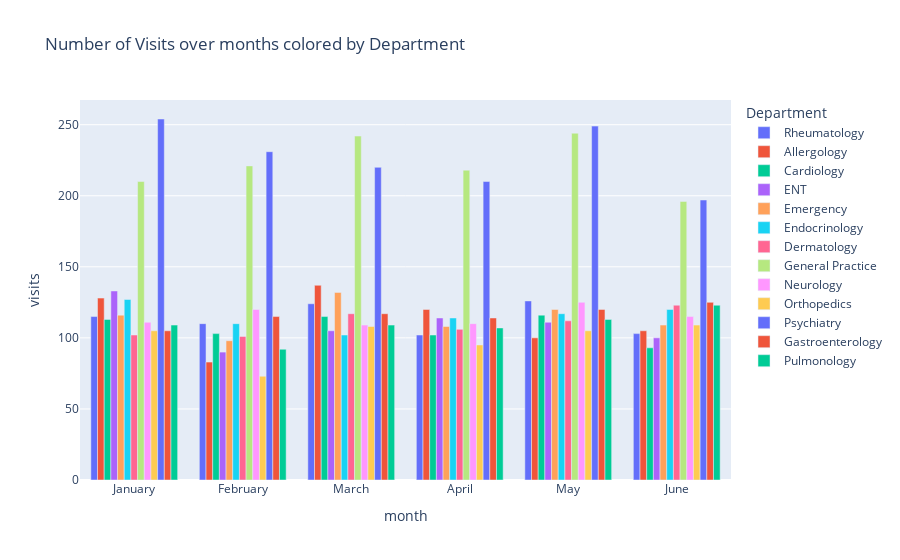

The cell this chart's notebook holds for it:
### Markdown cell above
Number of visits over time colored by department

### Code cell
# Copy and extract month names
data_time = data_no_outliers[["Department", "Visit Date"]].copy()
data_time["month"] = data_time["Visit Date"].dt.month_name()

# Group by month and department
temp = data_time.groupby(["month", "Department"]).size().reset_index(name="visits")

# Define month order
month_order = [
    "January", "February", "March", "April", "May", "June",
    "July", "August", "September", "October", "November", "December"
]

# Convert to categorical with correct order
temp["month"] = pd.Categorical(temp["month"], categories=month_order, ordered=True)

# Sort by month order
temp = temp.sort_values("month")

# Plot
fig = px.bar(
    data_frame=temp,
    x="month",
    y="visits",
    color="Department",
    barmode="group",
    title="Number of Visits over months colored by Department"
)
fig.show()

### Figure 1 — Plotly figure (JSON) as saved in the notebook; plotly's stock layout.template omitted (floating-point values rounded to 4 significant figures)
{"data": [{"alignmentgroup": "True", "hovertemplate": "Department=Rheumatology<br>month=%{x}<br>visits=%{y}<extra></extra>", "legendgroup": "Rheumatology", "marker": {"color": "#636efa", "pattern": {"shape": ""}}, "name": "Rheumatology", "offsetgroup": "Rheumatology", "orientation": "v", "showlegend": true, "textposition": "auto", "type": "bar", "x": ["January", "February", "March", "April", "May", "June"], "xaxis": "x", "y": [115, 110, 124, 102, 126, 103], "yaxis": "y"}, {"alignmentgroup": "True", "hovertemplate": "Department=Allergology<br>month=%{x}<br>visits=%{y}<extra></extra>", "legendgroup": "Allergology", "marker": {"color": "#EF553B", "pattern": {"shape": ""}}, "name": "Allergology", "offsetgroup": "Allergology", "orientation": "v", "showlegend": true, "textposition": "auto", "type": "bar", "x": ["January", "February", "March", "April", "May", "June"], "xaxis": "x", "y": [128, 83, 137, 120, 100, 105], "yaxis": "y"}, {"alignmentgroup": "True", "hovertemplate": "Department=Cardiology<br>month=%{x}<br>visits=%{y}<extra></extra>", "legendgroup": "Cardiology", "marker": {"color": "#00cc96", "pattern": {"shape": ""}}, "name": "Cardiology", "offsetgroup": "Cardiology", "orientation": "v", "showlegend": true, "textposition": "auto", "type": "bar", "x": ["January", "February", "March", "April", "May", "June"], "xaxis": "x", "y": [113, 103, 115, 102, 116, 93], "yaxis": "y"}, {"alignmentgroup": "True", "hovertemplate": "Department=ENT<br>month=%{x}<br>visits=%{y}<extra></extra>", "legendgroup": "ENT", "marker": {"color": "#ab63fa", "pattern": {"shape": ""}}, "name": "ENT", "offsetgroup": "ENT", "orientation": "v", "showlegend": true, "textposition": "auto", "type": "bar", "x": ["January", "February", "March", "April", "May", "June"], "xaxis": "x", "y": [133, 90, 105, 114, 111, 100], "yaxis": "y"}, {"alignmentgroup": "True", "hovertemplate": "Department=Emergency<br>month=%{x}<br>visits=%{y}<extra></extra>", "legendgroup": "Emergency", "marker": {"color": "#FFA15A", "pattern": {"shape": ""}}, "name": "Emergency", "offsetgroup": "Emergency", "orientation": "v", "showlegend": true, "textposition": "auto", "type": "bar", "x": ["January", "February", "March", "April", "May", "June"], "xaxis": "x", "y": [116, 98, 132, 108, 120, 109], "yaxis": "y"}, {"alignmentgroup": "True", "hovertemplate": "Department=Endocrinology<br>month=%{x}<br>visits=%{y}<extra></extra>", "legendgroup": "Endocrinology", "marker": {"color": "#19d3f3", "pattern": {"shape": ""}}, "name": "Endocrinology", "offsetgroup": "Endocrinology", "orientation": "v", "showlegend": true, "textposition": "auto", "type": "bar", "x": ["January", "February", "March", "April", "May", "June"], "xaxis": "x", "y": [127, 110, 102, 114, 117, 120], "yaxis": "y"}, {"alignmentgroup": "True", "hovertemplate": "Department=Dermatology<br>month=%{x}<br>visits=%{y}<extra></extra>", "legendgroup": "Dermatology", "marker": {"color": "#FF6692", "pattern": {"shape": ""}}, "name": "Dermatology", "offsetgroup": "Dermatology", "orientation": "v", "showlegend": true, "textposition": "auto", "type": "bar", "x": ["January", "February", "March", "April", "May", "June"], "xaxis": "x", "y": [102, 101, 117, 106, 112, 123], "yaxis": "y"}, {"alignmentgroup": "True", "hovertemplate": "Department=General Practice<br>month=%{x}<br>visits=%{y}<extra></extra>", "legendgroup": "General Practice", "marker": {"color": "#B6E880", "pattern": {"shape": ""}}, "name": "General Practice", "offsetgroup": "General Practice", "orientation": "v", "showlegend": true, "textposition": "auto", "type": "bar", "x": ["January", "February", "March", "April", "May", "June"], "xaxis": "x", "y": [210, 221, 242, 218, 244, 196], "yaxis": "y"}, {"alignmentgroup": "True", "hovertemplate": "Department=Neurology<br>month=%{x}<br>visits=%{y}<extra></extra>", "legendgroup": "Neurology", "marker": {"color": "#FF97FF", "pattern": {"shape": ""}}, "name": "Neurology", "offsetgroup": "Neurology", "orientation": "v", "showlegend": true, "textposition": "auto", "type": "bar", "x": ["January", "February", "March", "April", "May", "June"], "xaxis": "x", "y": [111, 120, 109, 110, 125, 115], "yaxis": "y"}, {"alignmentgroup": "True", "hovertemplate": "Department=Orthopedics<br>month=%{x}<br>visits=%{y}<extra></extra>", "legendgroup": "Orthopedics", "marker": {"color": "#FECB52", "pattern": {"shape": ""}}, "name": "Orthopedics", "offsetgroup": "Orthopedics", "orientation": "v", "showlegend": true, "textposition": "auto", "type": "bar", "x": ["January", "February", "March", "April", "May", "June"], "xaxis": "x", "y": [105, 73, 108, 95, 105, 109], "yaxis": "y"}, {"alignmentgroup": "True", "hovertemplate": "Department=Psychiatry<br>month=%{x}<br>visits=%{y}<extra></extra>", "legendgroup": "Psychiatry", "marker": {"color": "#636efa", "pattern": {"shape": ""}}, "name": "Psychiatry", "offsetgroup": "Psychiatry", "orientation": "v", "showlegend": true, "textposition": "auto", "type": "bar", "x": ["January", "February", "March", "April", "May", "June"], "xaxis": "x", "y": [254, 231, 220, 210, 249, 197], "yaxis": "y"}, {"alignmentgroup": "True", "hovertemplate": "Department=Gastroenterology<br>month=%{x}<br>visits=%{y}<extra></extra>", "legendgroup": "Gastroenterology", "marker": {"color": "#EF553B", "pattern": {"shape": ""}}, "name": "Gastroenterology", "offsetgroup": "Gastroenterology", "orientation": "v", "showlegend": true, "textposition": "auto", "type": "bar", "x": ["January", "February", "March", "April", "May", "June"], "xaxis": "x", "y": [105, 115, 117, 114, 120, 125], "yaxis": "y"}, {"alignmentgroup": "True", "hovertemplate": "Department=Pulmonology<br>month=%{x}<br>visits=%{y}<extra></extra>", "legendgroup": "Pulmonology", "marker": {"color": "#00cc96", "pattern": {"shape": ""}}, "name": "Pulmonology", "offsetgroup": "Pulmonology", "orientation": "v", "showlegend": true, "textposition": "auto", "type": "bar", "x": ["January", "February", "March", "April", "May", "June"], "xaxis": "x", "y": [109, 92, 109, 107, 113, 123], "yaxis": "y"}], "layout": {"barmode": "group", "legend": {"title": {"text": "Department"}, "tracegroupgap": 0}, "title": {"text": "Number of Visits over months colored by Department"}, "xaxis": {"anchor": "y", "domain": [0, 1], "title": {"text": "month"}}, "yaxis": {"anchor": "x", "domain": [0, 1], "title": {"text": "visits"}}}}
